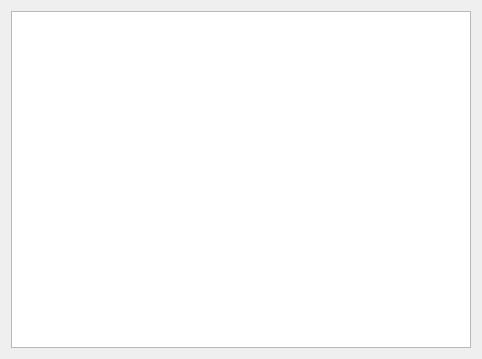
<?xml version="1.0" encoding="UTF-8"?>
<ui version="4.0">
 <class>DemoStyledDelegate</class>
 <widget class="QWidget" name="DemoStyledDelegate">
  <property name="geometry">
   <rect>
    <x>0</x>
    <y>0</y>
    <width>482</width>
    <height>359</height>
   </rect>
  </property>
  <property name="windowTitle">
   <string>Form</string>
  </property>
  <layout class="QVBoxLayout" name="verticalLayout">
   <item>
    <widget class="QTableView" name="tableView"/>
   </item>
  </layout>
 </widget>
 <resources/>
 <connections/>
</ui>
